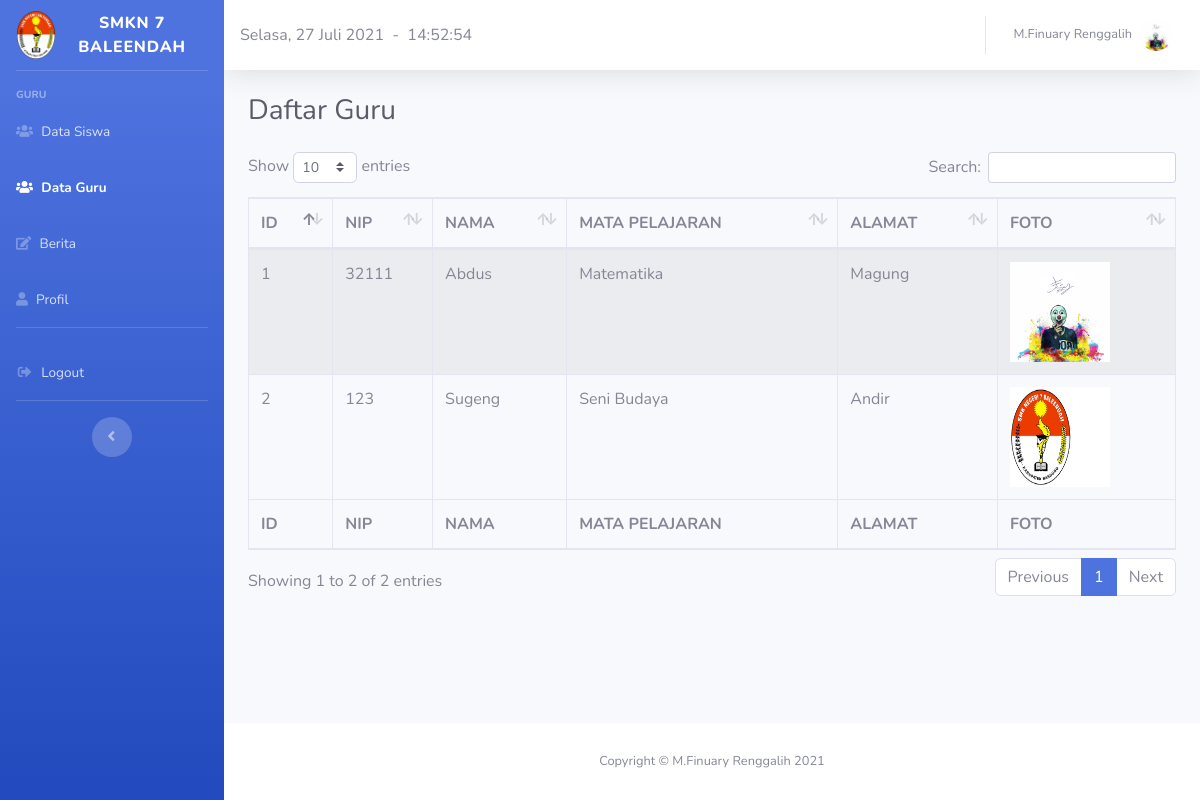
/halaman_guru/guru/guru.php (signed in), run on the app's committed database.
### tables this page shows
CREATE TABLE `user` (
  `id` int(11) NOT NULL,
  `nama` varchar(225) NOT NULL,
  `email` varchar(225) NOT NULL,
  `password` varchar(225) NOT NULL,
  `level` varchar(225) NOT NULL,
  `foto` varchar(225) NOT NULL
);

CREATE TABLE `guru` (
  `id` int(11) NOT NULL,
  `nip` varchar(11) NOT NULL,
  `nama` varchar(225) NOT NULL,
  `mata_pelajaran` varchar(225) NOT NULL,
  `alamat` varchar(225) NOT NULL,
  `foto` varchar(225) NOT NULL
);

### halaman_guru/guru/guru.php (the view, shortened to what this page needs)
<!DOCTYPE html>
<html lang="en">
<head>
  <link href="../vendor/fontawesome-free/css/all.min.css" rel="stylesheet" type="text/css">
  <link href="../css/sb-admin-2.min.css" rel="stylesheet">
  <link href="../vendor/datatables/dataTables.bootstrap4.min.css" rel="stylesheet">
</head>
<body id="page-top">
  <div id="wrapper">
    <ul class="navbar-nav bg-gradient-primary sidebar sidebar-dark accordion" id="accordionSidebar">
      <a class="sidebar-brand d-flex align-items-center justify-content-center" href="index.html">
        <div class="sidebar-brand-icon">
          <img src="../../images/foto.png" height="50">
        </div>
        <div class="sidebar-brand-text mx-3">SMKN 7 BALEENDAH</div>
      </a>
      <hr class="sidebar-divider">
      <div class="sidebar-heading">
        Guru
      </div>
      <li class="nav-item">
        <a class="nav-link collapsed" href="../halaman_guru.php" data-toggle="collapses" data-target="#collapseTwo" aria-expanded="true" aria-controls="collapseTwo">
          <i class="fa fa-users"></i>
          <span>Data Siswa</span>
        </a>
      </li>
      <li class="nav-item active">
        <a class="nav-link collapsed" href="" data-toggle="collapses" data-target="#collapsePages" aria-expanded="true" aria-controls="collapsePages">
          <i class="fa fa-users"></i>
          <span>Data Guru</span>
        </a>
      </li>
      <li class="nav-item">
        <a class="nav-link collapsed" href="../berita/berita.php" data-toggle="collapses" data-target="#collapseUtilities" aria-expanded="true" aria-controls="collapseUtilities">
          <i class="fa fa-edit"></i>
          <span>Berita</span>
        </a>
      </li>
      <li class="nav-item">
        <a class="nav-link collapsed" href="../profil/profil.php" data-toggle="collapses" data-target="#collapsePagess" aria-expanded="true" aria-controls="collapsePagess">
          <i class="fa fa-user"></i>
          <span>Profil</span></a>
      </li>
      <hr class="sidebar-divider d-none d-md-block">
      <li class="nav-item">
        <a class="nav-link" href="../../login/logout.php">
          <i class="fas fa-fw fa-sign-out-alt"></i>
          <span>Logout</span></a>
      </li>
      <hr class="sidebar-divider d-none d-md-block">
      <div class="text-center d-none d-md-inline">
        <button class="rounded-circle border-0" id="sidebarToggle"></button>
      </div>
    </ul>
    <div id="content-wrapper" class="d-flex flex-column">
      <div id="content">
        <nav class="navbar navbar-expand navbar-light bg-white topbar mb-4 static-top shadow">
          <script lang="JavaScript">document.write(tanggallengkap);</script>&nbsp;&nbsp;-&nbsp;&nbsp;
          <div id="jam"></div>
          <ul class="navbar-nav ml-auto">
            <li class="nav-item dropdown no-arrow">
              <?php
              $id = $_SESSION['id'];
              include "../../koneksi.php";
              $sql = mysqli_query($koneksi, "SELECT * FROM user WHERE id = '$id'");
              while($data = mysqli_fetch_array($sql)) {
              ?>
              <a class="nav-link dropdown-toggle" href="#" id="userDropdown" role="button" data-toggle="dropdown" aria-haspopup="true" aria-expanded="false">
                <span class="mr-2 d-none d-lg-inline text-gray-600 small"><?php echo $data['nama']; ?></span>
                <?php echo "<img class='img-profile rounded-circle' src='../../halaman_admin/images/".$data['foto']."' width='350' height='350'>"; ?>
              </a>
            <?php } ?>
            </li>
          </ul>
        </nav>
<div class="container-fluid">
  <h1 class="h3 mb-4 text-gray-800">Daftar Guru</h1>
      <div class="table-responsive">
        <table id="dataTable" class="table table-striped table-bordered data" width="100%" cellspacing="0">
          <thead>
            <tr>
              <th>ID</th>
              <th>NIP</th>
              <th>NAMA</th>
              <th>MATA PELAJARAN</th>
              <th>ALAMAT</th>
              <th>FOTO</th>
            </tr>
          </thead>
          <tfoot>
            <tr>
              <th>ID</th>
              <th>NIP</th>
              <th>NAMA</th>
              <th>MATA PELAJARAN</th>
              <th>ALAMAT</th>
              <th>FOTO</th>
            </tr>
          </tfoot>
          <tbody>
            <?php
              include "../../koneksi.php";
              $id = 0;
              $sql = mysqli_query($koneksi, "SELECT * FROM guru ORDER BY nama ASC");
              while($data = mysqli_fetch_array($sql)) {
                $id++;
                echo "<tr>";
                echo "<td>$id</td>";
                echo "<td>".$data['nip']."</td>";
                echo "<td>".$data['nama']."</td>";
                echo "<td>".$data['mata_pelajaran']."</td>";
                echo "<td>".$data['alamat']."</td>";
                echo "<td><img src='../../halaman_admin/images/".$data['foto']."' width='100' height='100'></td>";
                echo "</tr>";
              }
            ?>
          </tbody>
        </table>
      </div>
  </div>
</div>
      <footer class="sticky-footer bg-white">
        <div class="container my-auto">
          <div class="copyright text-center my-auto">
            <span>Copyright &copy; M.Finuary Renggalih <?= date('Y'); ?></span>
          </div>
        </div>
      </footer>
    </div>
  </div>
</body>
</html>

### data on the page
user: nama "M.Finuary Renggalih", foto (placeholder picture)
guru: nip "32111", nama "Abdus", mata_pelajaran "Matematika", alamat "Magung", foto (placeholder picture)
guru: nip "123", nama "Sugeng", mata_pelajaran "Seni Budaya", alamat "Andir", foto (picture)
